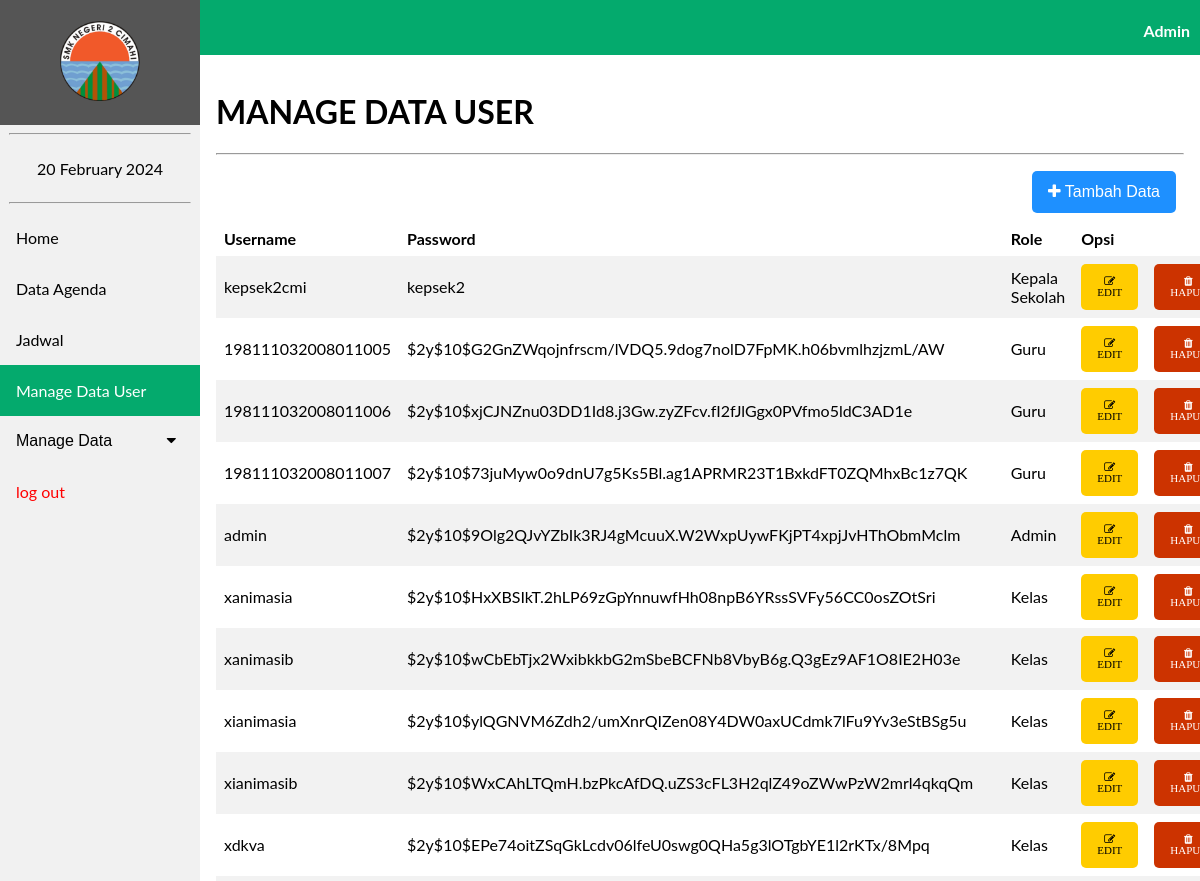
The app's page /agenda/manage_data_user.php (signed in, upper part), older data.
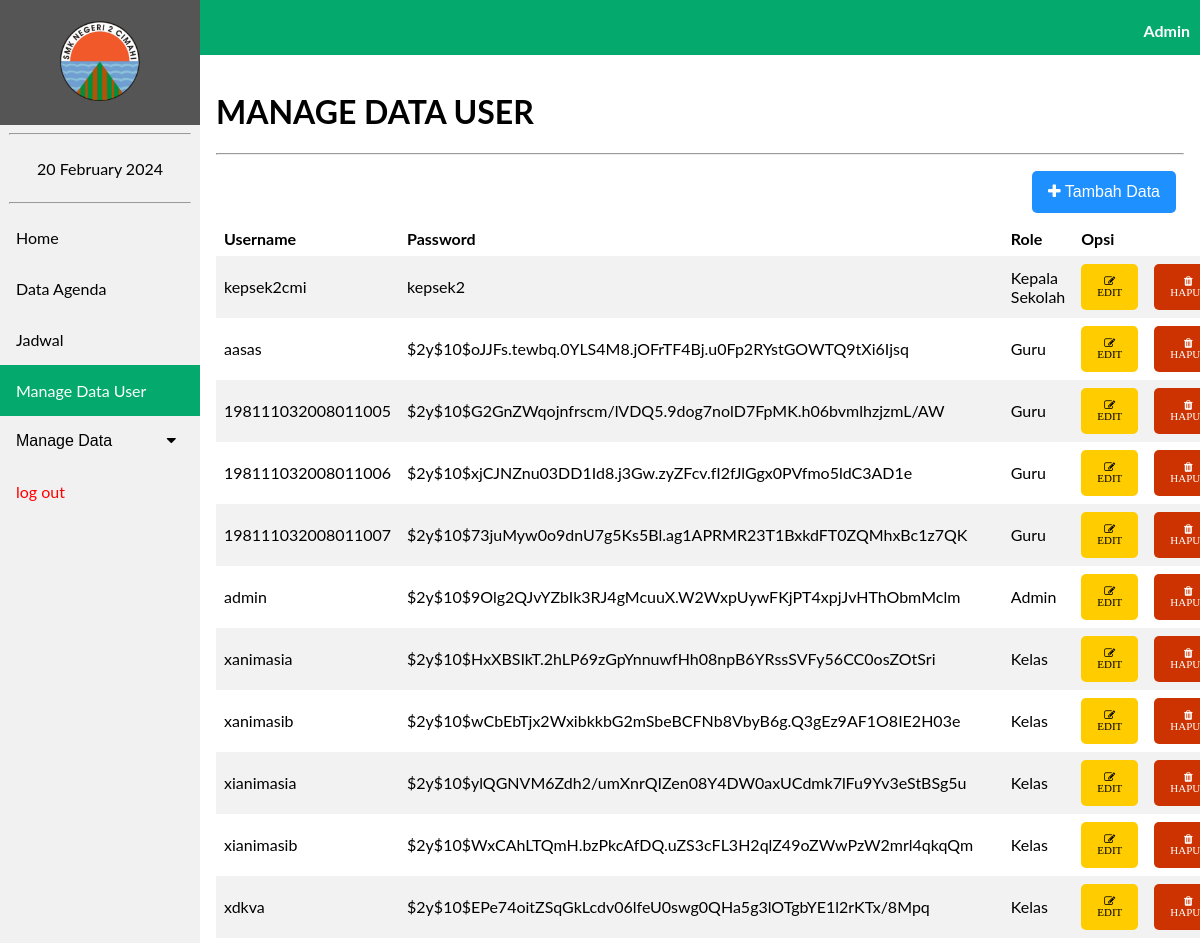
The same page, newer data.
### tables this page shows
CREATE TABLE `tb_user` (
  `id_user` varchar(18) NOT NULL,
  `username` varchar(30) NOT NULL,
  `password` varchar(255) NOT NULL,
  `role` int(11) NOT NULL
);

CREATE TABLE `tb_role` (
  `id_role` int(11) NOT NULL,
  `nama_role` varchar(50) NOT NULL
);

### agenda/manage_data_user.php (the view, shortened to what this page needs)
<?php
    include 'koneksi.php';
    $result = mysqli_query($Conn, "SELECT tb_user.id_user, tb_user.username, tb_user.password, tb_role.nama_role
                            FROM tb_user INNER JOIN tb_role ON tb_user.role = tb_role.id_role");
?>
<!DOCTYPE html>
<html lang="en">
<head>
    <link rel="stylesheet" href="navbar.css">
    <link rel="stylesheet" href="https://cdnjs.cloudflare.com/ajax/libs/font-awesome/4.7.0/css/font-awesome.min.css">
</head>
<body>
<header>
    <div class="sidebar">
        <a href="beranda3.php"><center><img src="image/2cmi.PNG" style="width: 80px; padding: 5px;"></center></a>
        <hr  style="width: 90%;">
        <center><a href="#"><?= date("d F Y"); ?></a></center>
        <hr  style="width: 90%;">
        <a href="beranda3.php">Home</a>
        <a href="data_admin.php">Data Agenda</a>
        <a href="jadwal.php">Jadwal</a>
        <a class="active" href="manage_data_user.php">Manage Data User</a>
        <button class="dropdown-btn">Manage Data
        <i class="fa fa-caret-down"></i>
        </button>
        <a style="color: red;"href="logout.php"> log out</button></a>
    </div>
    </header>
    <div class="head" style="display: inline-block;">
        <p style="margin-right: 10px;"><b>Admin</b></p>
    </div>
    <div class="content">
    <h1>MANAGE DATA USER</h1><hr>
    <table>
        <tr>
            <td style="text-align:right;"><a href="input_data_user.php"><button class="btn1"><i class="fa fa-plus"></i> Tambah Data</button></a></td>
        </tr>
    </table>
    <table style="box-shadow: 7px 7px 5px lightgrey;">
        <tr>
            <th>Username</th>
            <th>Password</th>
            <th>Role</th>
            <th>Opsi</th>
        </tr>
        <?php
        foreach($result as $d){ ?>
            <tr>
                <td><?= $d['username'] ?></td>
                <td><?= $d['password'] ?></td>
                <td><?= $d['nama_role'] ?></td>
                <td><a href="edit_data_user.php?id=<?= $d['id_user'] ?>"><button class="btn1" name="submit" style="font-size: 11px;background-color: #ffcc00;color: #000000;"><i class="fa fa-edit"> EDIT</i></button></a>
                <td><a href="hapus_data_user.php?id=<?= $d['id_user'] ?>"><button class="btn1" name="submit" style="font-size: 11px; background-color: #cc3300;"><i class="fa fa-trash"> HAPUS</i></button></form></td>
            </tr>
        <?php } ?>
    </table>
    </div>
</body>
</html>

Row changes from the older to the newer data that the page shows:
added tb_user: username "aasas", password "$2y$10$oJJFs.tewbq.0YLS4M8.jOFrTF4Bj.u0Fp2RYstGOWTQ9tXi6Ijsq", tb_role.nama_role "Guru"
